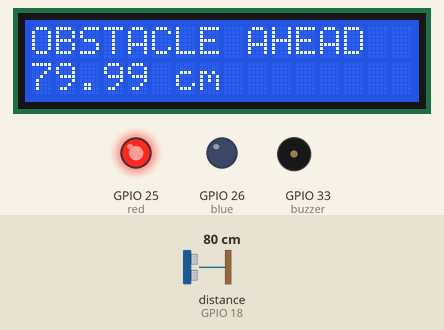
Recording of a sketch running on a simulated ESP32. On the bench: 16×2 character LCD, output pins drawn as LEDs (lit = HIGH), buzzer (waves = sounding, pin HIGH). Wiring (inferred from the names in the program): ultrasonic range finder: trigger GPIO 5; echo GPIO 18. The inputs (shaded band) are chosen by the test bench; at power-on: distance to the obstacle (sensor on GPIO 18) 80 cm. The echo pulse lasts 58.3 µs per cm; nothing arrives over Bluetooth unless stated; pins used as bus, display or sensor lines are not drawn.

Above: at 2.41 s.
2.8 s: distance to the obstacle (sensor on GPIO 18) set to 2 cm
At 3.08 s:
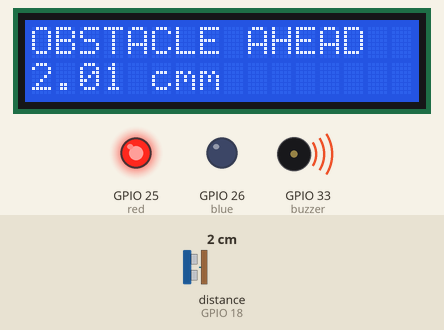
5.1 s: distance to the obstacle (sensor on GPIO 18) set to 4 cm
At 5.52 s:
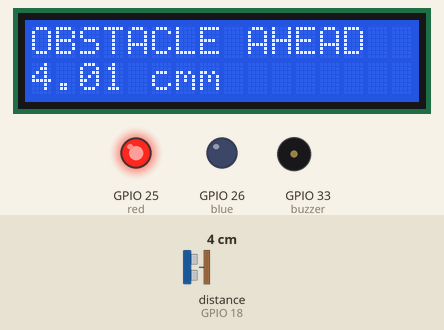
6.6 s: distance to the obstacle (sensor on GPIO 18) set to 9 cm
At 7.07 s:
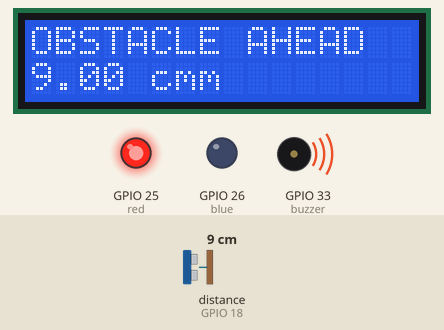
Timing chart, 0 to 14.2 s (numbered marks = the images above; inputs shaded):
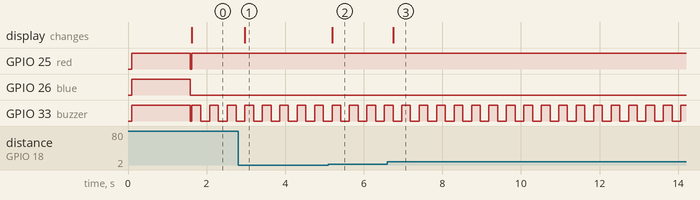

Measured:
- after the input at 2.8 s, the display: changes after 0.18 s (image 1)
- after the input at 5.1 s, the display: changes after 0.09 s (image 2)
- after the input at 6.6 s, the display: changes after 0.14 s (image 3)
- by itself, GPIO 33 (buzzer): alternates HIGH for 0.22 s and LOW for 0.22 s

The sketch:

ESP32_OBSTACLE_DETECTOR.ino
```cpp
#include<BluetoothSerial.h>
#include<Wire.h>
#include<LiquidCrystal_I2C.h>
#define trig 5 //trigpin of ultrasonic sensor
#define echo 18 //echopin of ultraonic sensor
#define red 25 //red LED via 220 ohm resistor
#define blue 26 //blue LED via 220 ohm resistor
#define buzzer 33 //buzzerpin of active buzzer
BluetoothSerial SerialBT;
LiquidCrystal_I2C lcd(0x27,16,2);
bool in=false;
bool out=false;
static unsigned long prev=0;
static bool state=false;
unsigned long current;
void setup() {
  Wire.begin(21,22);
  lcd.init();
  lcd.backlight();
  SerialBT.begin("ESP32 MODULE");
  pinMode(buzzer,OUTPUT);
  pinMode(red,OUTPUT);
  pinMode(blue,OUTPUT);
  pinMode(trig,OUTPUT);
  pinMode(echo,INPUT);
  lcd.setCursor(0,0);
  lcd.print("PAIR WITH ESP32");
  while(1){
    if(SerialBT.hasClient()){
      lcd.clear();
      lcd.setCursor(0,0);
      lcd.print("CONNECTED");
      digitalWrite(buzzer,HIGH);
      digitalWrite(red,HIGH);
      digitalWrite(blue,HIGH);
      delay(1500);
      digitalWrite(red,LOW);
      digitalWrite(blue,LOW);
      digitalWrite(buzzer,LOW);
      lcd.clear();
      prev=0;
      current=0;
      state=false;
      break;
    }
    else{
      lcd.setCursor(0,1);
      lcd.print("NOT CONNECTED");

       current=millis();

      if(current-prev>=200){
        prev=current;
        state=!state;

        if(state){
          digitalWrite(red,HIGH);
          digitalWrite(blue,LOW);
        }
        else{
          digitalWrite(red,LOW);
          digitalWrite(blue,HIGH);
        }
      }
    }
  }
}

void loop() {
  // put your main code here, to run repeatedly:
  digitalWrite(trig,LOW);
  delayMicroseconds(2);
  digitalWrite(trig,HIGH);
  delayMicroseconds(10);
  digitalWrite(trig,LOW);

  long duration=pulseIn(echo,HIGH,30000);
  float dcm = duration*0.0343/2;
  lcd.setCursor(0,0);
  if(duration==0||dcm>300){
    lcd.print("CLEAR");
    in=true;
    digitalWrite(red,LOW);
    digitalWrite(blue,HIGH);
    digitalWrite(buzzer,LOW);
  }else{
    lcd.print("OBSTACLE AHEAD");
    lcd.setCursor(0,1);
    lcd.print(dcm);
    lcd.print(" cm");
    if(SerialBT.hasClient()){
    SerialBT.print("OBSTACLE FOUND:");
    SerialBT.print(dcm);
    SerialBT.println(" cm");
    }
    out=true;
    digitalWrite(blue,LOW);
    digitalWrite(red,HIGH);

    current=millis();
    if(current-prev>=200){
      prev=current;
      state=!state;
      digitalWrite(buzzer,state?HIGH:LOW);
    }
  }
  if(in&&out){
    lcd.clear();
    in=false;
    out=false;
    state=false;
  }
  delay(200);
}
```
